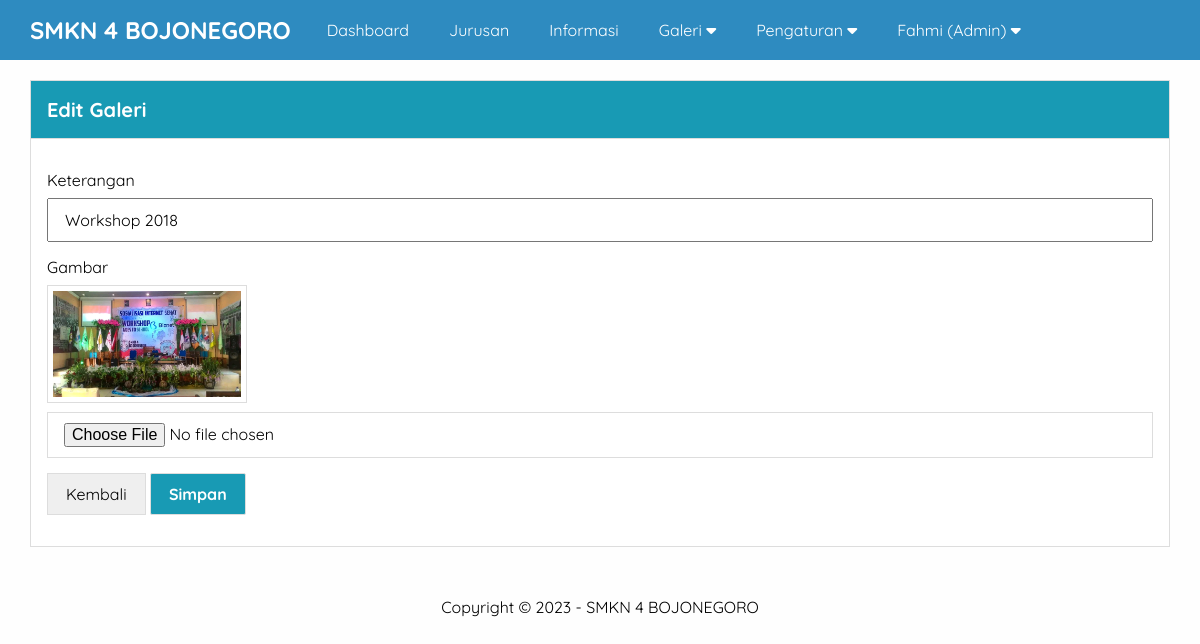
/admin/edit-galeri.php?id=5 (signed in), run on the app's committed database.
### tables this page shows
CREATE TABLE `pengaturan` (
  `id` int(11) NOT NULL,
  `nama` varchar(50) NOT NULL,
  `email` varchar(50) NOT NULL,
  `telepon` varchar(20) NOT NULL,
  `alamat` text NOT NULL,
  `logo` varchar(50) NOT NULL,
  `favicon` varchar(50) NOT NULL,
  `tentang_sekolah` text NOT NULL,
  `foto_sekolah` varchar(50) NOT NULL,
  `google_maps` text NOT NULL,
  `nama_kepsek` varchar(50) NOT NULL,
  `foto_kepsek` varchar(50) NOT NULL,
  `sambutan_kepsek` text NOT NULL,
  `created_at` timestamp NOT NULL DEFAULT current_timestamp(),
  `updated_at` datetime DEFAULT NULL
);

CREATE TABLE `galeri` (
  `id` int(11) NOT NULL,
  `foto` varchar(50) NOT NULL,
  `keterangan` varchar(50) NOT NULL,
  `created_at` timestamp NOT NULL DEFAULT current_timestamp(),
  `updated_at` datetime DEFAULT NULL
);

### admin/edit-galeri.php (the view, shortened to what this page needs)
<?php include 'header.php';
?>
<?php
$galeri = mysqli_query($conn, "SELECT * FROM galeri
 WHERE id = '" . $_GET['id'] . "'");
$p = mysqli_fetch_object($galeri);
?>
<div class="content">
  <div class="container">
    <div class="box">
      <div class="box-header">
        Edit Galeri
      </div>
      <div class="box-body">
        <form action="" method="POST" enctype="multipart/form-data">
          <div class="form-group">
            <label for="">Keterangan</label>
            <input type="text" name="keterangan" value="<?= $p->keterangan; ?>" placeholder="keterangan" class="input-kontrol" required>
          </div>
          <div class="form-group">
            <label for="">Gambar</label>
            <img src="../uploads/galeri/<?= $p->foto; ?>" width="200px" class="image" alt="">
            <input type="file" name="gambar" class="input-kontrol" style="border:1px solid #ddd; margin-top:5px;">
          </div>
          <button type="button" onclick="window.location='galeri.php'" class="btn-secondary">Kembali</button>
          <input type="submit" name="submit" value="Simpan" class="btn">
        </form>
      </div>
    </div>
  </div>
</div>
<?php include 'footer.php'; ?>

### admin/header.php (shortened to what this page needs)
<?php
include "../koneksi.php";
$identitas = mysqli_query($conn, "SELECT * FROM pengaturan ORDER BY id DESC LIMIT 1");
$d = mysqli_fetch_object($identitas);
?>
<!DOCTYPE html>
<html lang="en">
<head>
  <link rel="stylesheet" href="../assets/css/style.css">
  <link rel="stylesheet" href="https://cdnjs.cloudflare.com/ajax/libs/font-awesome/6.1.1/css/all.min.css" />
</head>
<body class="bg-light">
  <div class="navbar">
    <div class="container">
      <h2 class="nav-brand float-left"><a href="index.php"><?= $d->nama; ?></a></h2>
      <ul class="nav-menu float-left">
        <li><a href="index.php">Dashboard</a></li>
        <?php
        if ($_SESSION['ulevel'] == 'Super Admin') { ?>
          <li><a href="pengguna.php">Pengguna</a></li>
        <?php
        } elseif ($_SESSION['ulevel'] == 'Admin') {
        ?>
          <li><a href="jurusan.php">Jurusan</a></li>
          <li><a href="informasi.php">Informasi</a></li>
          <li>
            <a href="#">Galeri <i class="fa fa-caret-down"></i></a>
          </li>
          <li>
            <a href="#">Pengaturan <i class="fa fa-caret-down"></i></a>
          </li>
        <?php } ?>
        <li>
          <a href="#"><?= $_SESSION['uname'] ?> (<?= $_SESSION['ulevel'] ?>) <i class="fa fa-caret-down"></i></a>
        </li>
      </ul>
    </div>
  </div>

### admin/footer.php
<div class="footer">
  <div class="container text-center">
    Copyright &copy; 2023 - <?= $d->nama; ?>
  </div>
</div>
</body>
</html>

### assets/css/style.css (style rules this page uses)
* { margin: 0; padding: 0; font-family: "Quicksand", sans-serif; box-sizing: border-box; }
a { text-decoration: none; }
.container { width: 1140px; margin: 0 auto; }
.container::after { content: ''; display: block; clear: both; }
.bg-light { background-color: #fefefe; }
.box { border: 1px solid #ddd; background-color: #fff; }
.box-header { padding: 16px; border-bottom: 1px solid #ddd; background-color: #189AB4; color: #fff; font-size: 20px; font-weight: 900; }
.box-body { padding: 16px; }
form { margin: 15px 0; }
.form-group { margin-bottom: 15px; }
.form-group label { display: block; margin-bottom: 8px; }
.form-group .input-kontrol { padding: 10px 16px; width: 100%; font-size: 16px; }
.btn { border: 1px solid #ddd; padding: 10px 18px; font-size: 16px; border-radius: 2px; background-color: #189AB4; color: #fff; font-weight: 900; }
.btn-secondary { border: 1px solid #ddd; padding: 10px 18px; font-size: 16px; }
.text-center { text-align: center !important; }
.navbar { height: 60px; width: 100%; background-color: #2E8BC0; position: fixed; top: 0; z-index: 1000; }
.navbar a { color: #fff; }
.nav-brand { display: inline-block; padding: 15px 0; margin-right: 16px; }
.float-left { float: left; }
.nav-menu { display: flex; list-style: none; }
.nav-menu li a { padding: 20px; display: inline-block; }
.content { padding: 80px 0 30px 0; }
.footer { padding: 20px 0; }
.image { border: 1px solid #ddd; padding: 5px; }

### data on the page
pengaturan: nama "SMKN 4 BOJONEGORO"
galeri: keterangan "Workshop 2018", foto (picture)

### other printed values
$_SESSION['uname'] "Fahmi"
$_SESSION['ulevel'] "Admin"
